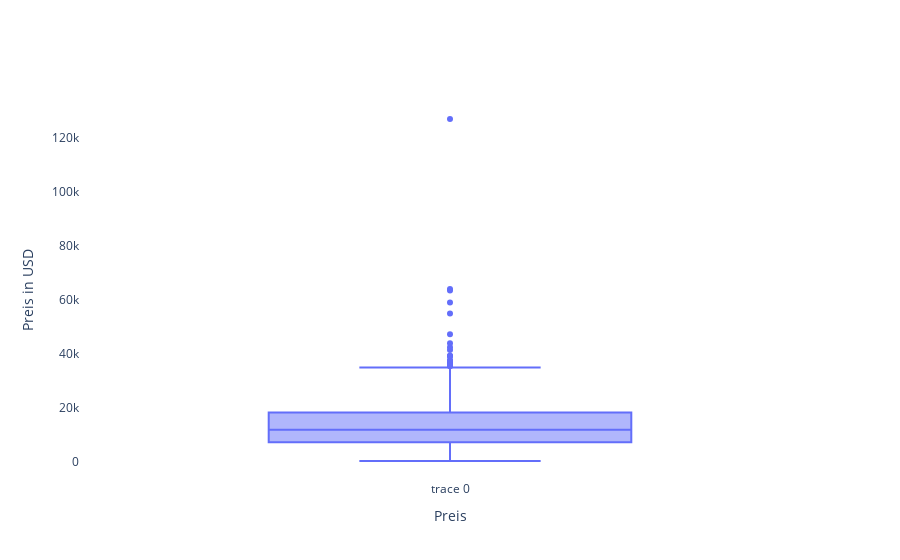

The code cell stored with this chart in its notebook:
### Markdown cell above
Damit die Verhältnisse besser eingesehen werden können wird zusätzlich noch ein Boxplot erstellt.

### Code cell
# Boxplot für die Variable "price"
fig = go.Figure(data=[go.Box(y=df_sample["price"])])
fig.update_layout(
    xaxis_title="Preis",
    yaxis_title="Preis in USD",
    plot_bgcolor="white")
fig.show()

### Figure 1 — Plotly figure (JSON) as saved in the notebook; plotly's stock layout.template omitted (floating-point values rounded to 4 significant figures; data arrays with more than 128 entries replaced by an {"elided": "..."} marker saying what was removed)
{"data": [{"type": "box", "y": {"elided": "1000 int values"}}], "layout": {"plot_bgcolor": "white", "xaxis": {"title": {"text": "Preis"}}, "yaxis": {"title": {"text": "Preis in USD"}}}}
